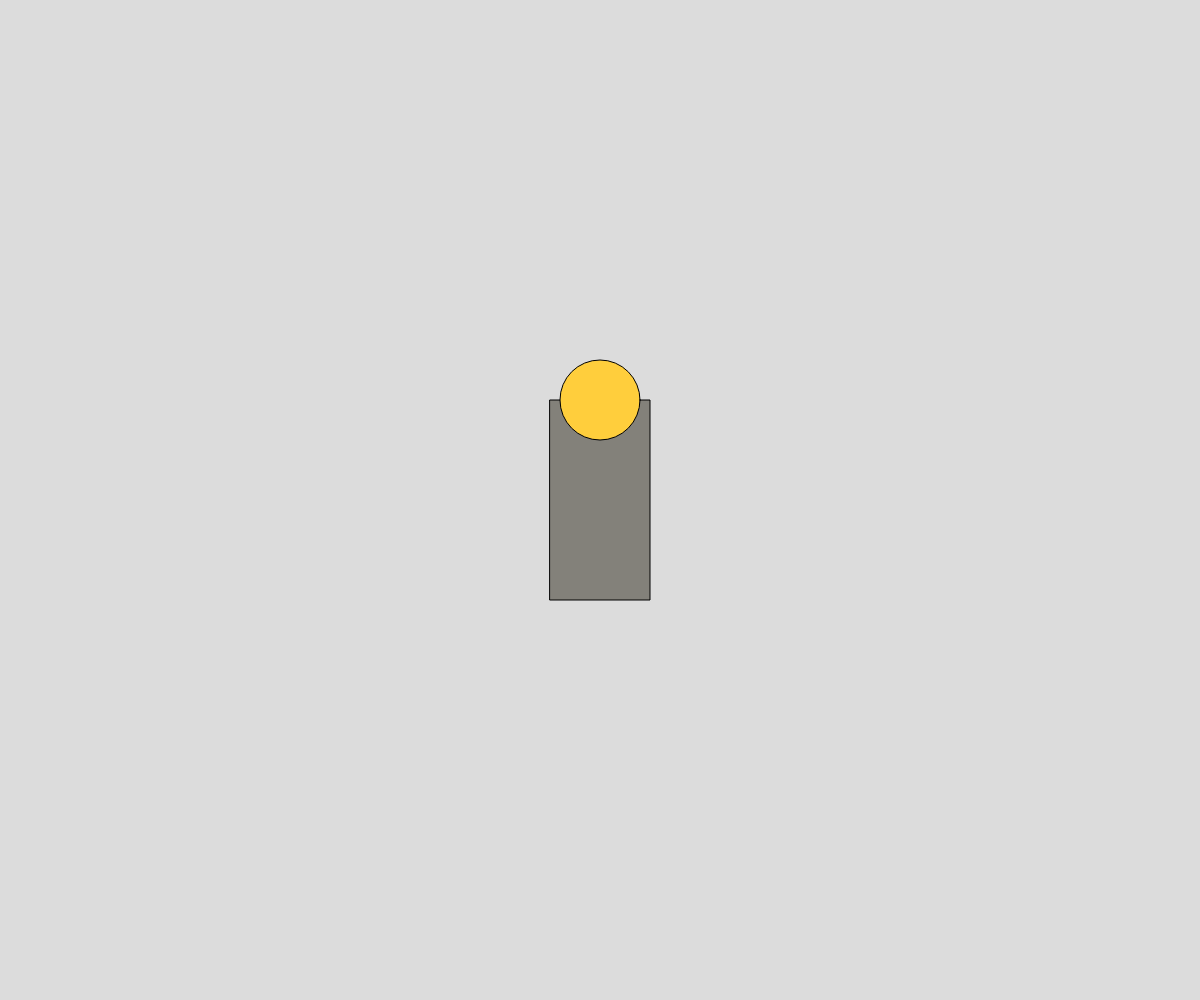
Frame 1 (no input)
Frame 60 (no input): identical to frame 1, image omitted
Frame 120 (the mouse pressed at the canvas centre since frame 60): identical to frame 1, image omitted

The p5.js sketch that drew this single still picture (run headless with seeded random() and noise() and a simulated clock; from frame 60 on, the mouse is pressed at the canvas centre):

// p5.js sketch
// ── sketch.js
let mouseOffsetY = 0;
let mouseInitialPos = 0;
let circleOffset = 0;

function setup() {
  createCanvas(windowWidth, windowHeight);
}

function draw() {
  background(220);
  drawLever(
    windowWidth / 2,
    windowHeight / 2
  );
}

function drawLever(x, y) {
  fill('rgb(131, 129, 122)');
  rectMode(CENTER);
  rect(x, y, 100, 200);

  drawCircle(x, y, 100 / 1.25);
}

function drawCircle(x, y, r) {
  // Initialising Variables
  circlePressed = false;
  circleCollide = false;
  circleX = x;
  circleY = y - (100) - (circleOffset);

  if(dist(mouseX, mouseY, circleX, circleY) < r / 2) {
    circleCollide = true;
    fill('rgb(224, 72, 52)');

    if (mouseIsPressed) {
      fill('rgb(255, 0, 0)');

      console.log(circleOffset);
      circleOffset += mouseInitialPos - mouseY;
      if (circleOffset >= 0) circleOffset = 0;
      if (circleOffset <= -200) circleOffset = -200;
      mouseInitialPos = mouseY;

      circlePressed = true;

    }
    
  } else {
    circleCollide = false;
    fill('rgb(255, 206, 60)');
    
  }

  circle(circleX, circleY, r);

}

function mousePressed() {
  if (circleCollide) {
    console.log("held");
    mouseInitialPos = mouseY;
  }
}

function mouseReleased() {
  if (circlePressed) {
    console.log("released");
    circlePressed = false;
  }
}
